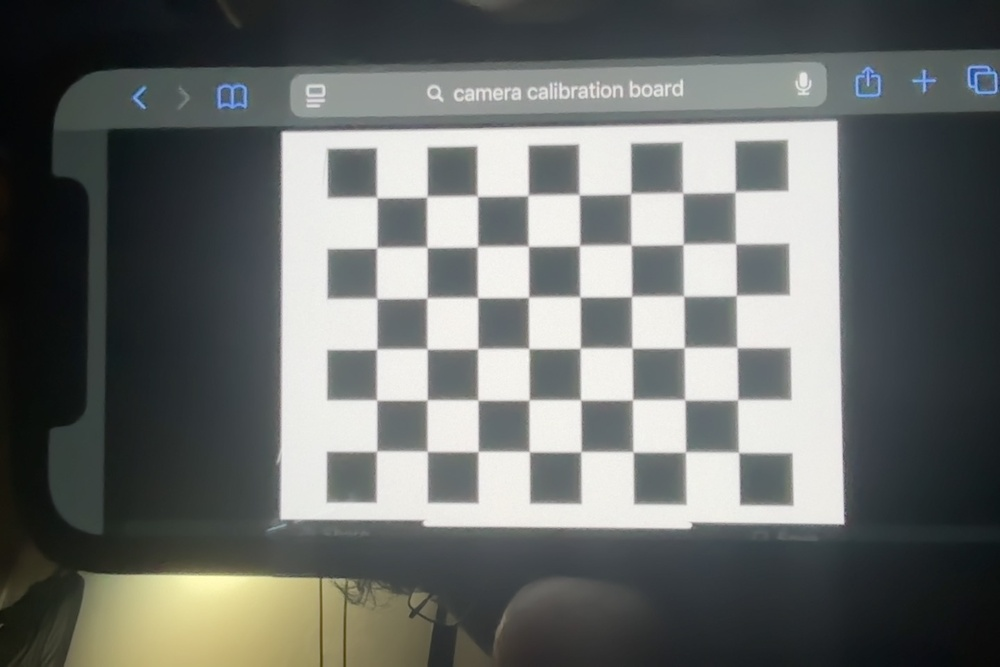
#> input picture 1.jpg, 1000 x 667 px, shrunk from 1440 x 960 before the run
$ python cam_clab.py
#> lines starting #> are read from the running program, lines starting #| are printed output that depends on the picture; after the words box and inside, x2 and y2 are one past the last pixel; in counts of white or black regions, pixels touching at a corner belong together
import numpy as np
import cv2

def calibrate_camera():
    """Calibrate the camera and generate camera matrix and distortion coefficients."""
    chessboard_size = (8, 6)  # Number of inner corners per chessboard row and column
    square_size = 1.0  # Size of a square in your desired unit (e.g., meters, centimeters)
    objp = np.zeros((chessboard_size[0] * chessboard_size[1], 3), np.float32)
    objp[:, :2] = np.mgrid[0:chessboard_size[0], 0:chessboard_size[1]].T.reshape(-1, 2) * square_size

    objpoints = []  # 3D points in real-world space
    imgpoints = []  # 2D points in image plane

    images = ["1.jpg", "2.jpg"]  # Replace with your image paths

    for fname in images:
        img = cv2.imread(fname)
#> img is the input picture: shape (667, 1000, 3); mean B, G, R 106.6, 108.8, 105.5
        if img is None:
            print(f"Error: Unable to load image {fname}")
            continue
        gray = cv2.cvtColor(img, cv2.COLOR_BGR2GRAY)
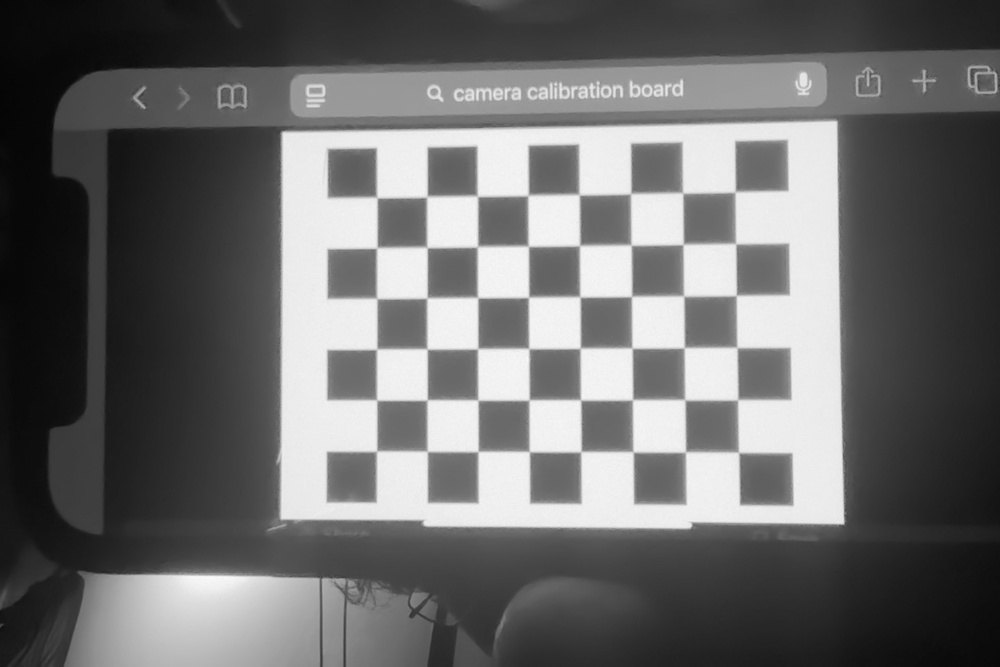
#> gray: shape (667, 1000); min 4, max 249, mean 107.6

        ret, corners = cv2.findChessboardCorners(gray, chessboard_size, None)
#> ret = True; corners = 48 rows, first 8: [377.4, 198.1], [426.5, 197.3], [477.8, 197], [527.5, 195.9], [579.5, 195.4], [630.6, 193.7], [683.2, 193.3], [735.2, 191.7]
        if ret:
            objpoints.append(objp)
            imgpoints.append(corners)
            cv2.drawChessboardCorners(img, chessboard_size, corners, ret)
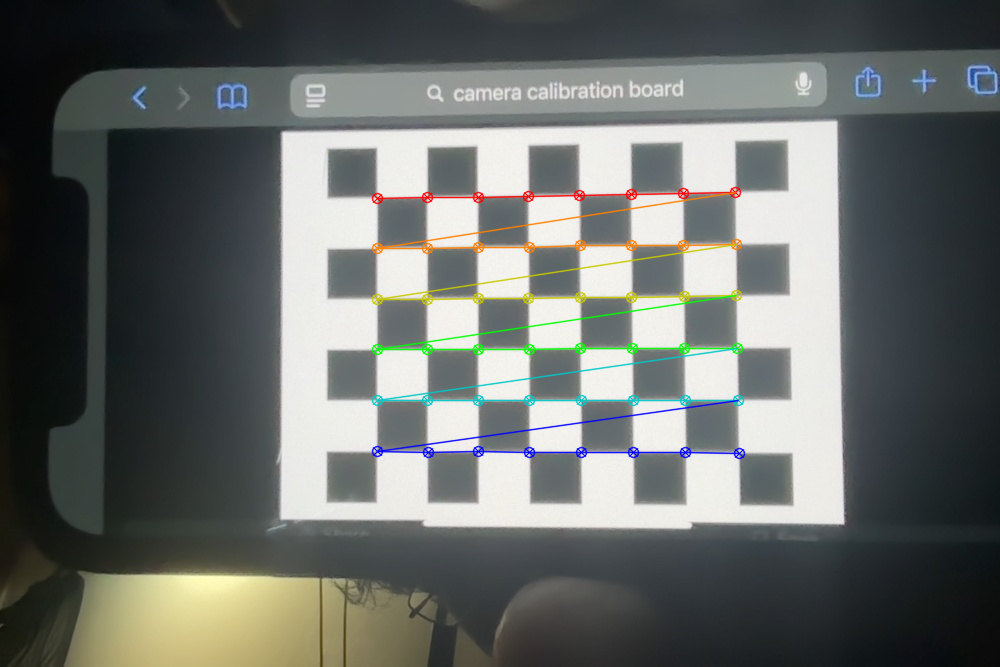
#> img: shape (667, 1000, 3); 2.36% of pixels changed, all inside (x1, y1, x2, y2) = (371, 186, 746, 460)
            cv2.imshow('Corners', img)
            cv2.waitKey(500)
#> pass 2 of the loop in calibrate_camera, `for fname in images:`:
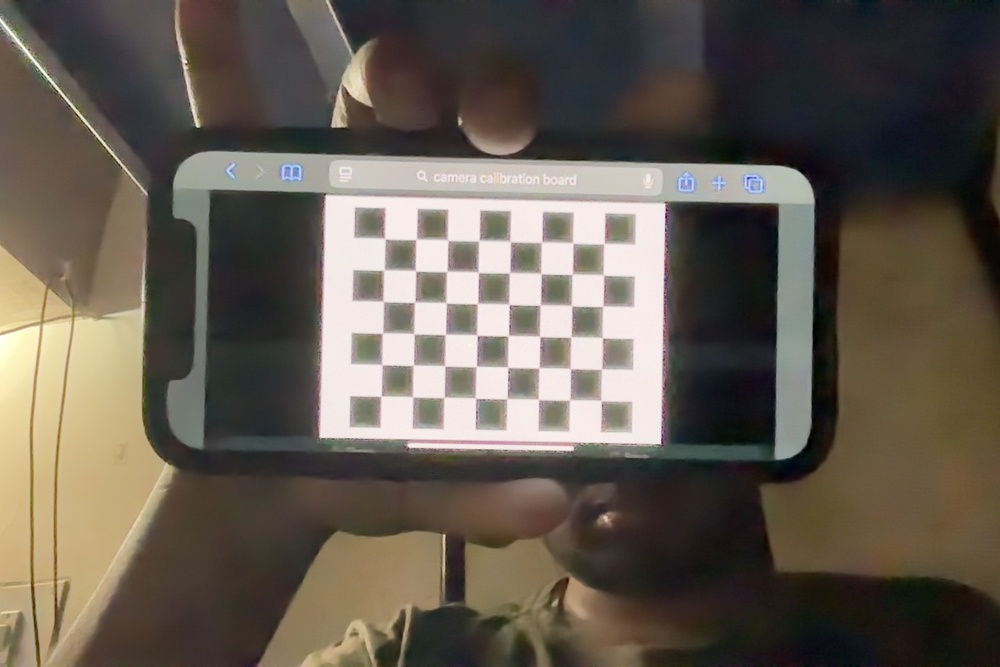
#> input picture 2.jpg, 1000 x 667 px, shrunk from 1440 x 960 before the run
#> in calibrate_camera, img is the input picture: shape (667, 1000, 3); mean B, G, R 81.5, 91.9, 100.2
#> in calibrate_camera, `gray = cv2.cvtColor(img, cv2.COLOR_BGR2GRAY)`:
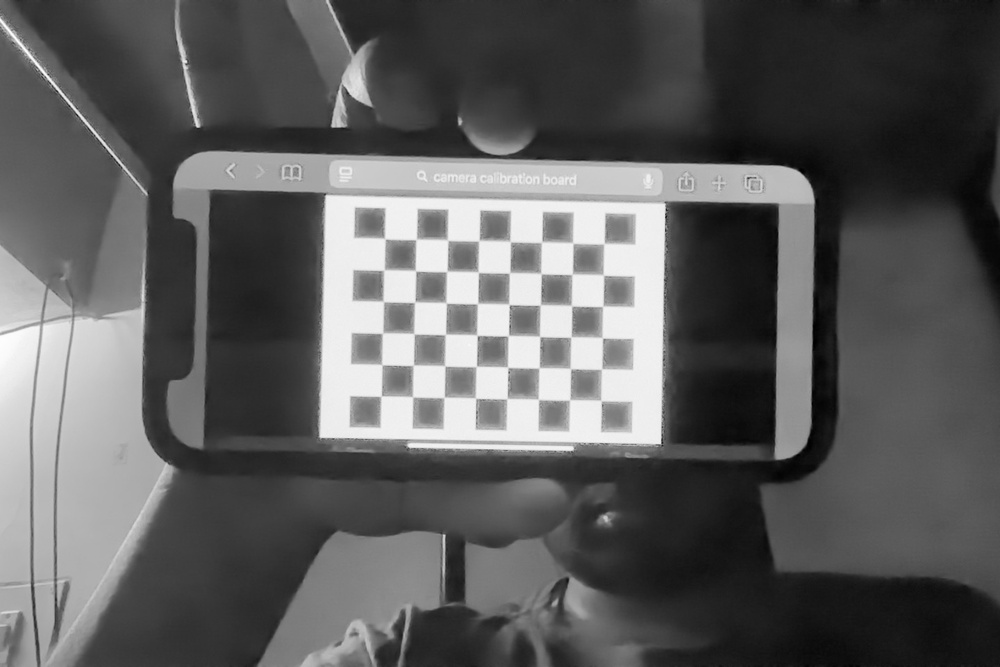
#> gray: shape (667, 1000); min 0, max 254, mean 93.2
#> corners = 48 rows, first 8: [385.2, 238.7], [415.8, 240.3], [448.3, 240.6], [478.8, 240.3], [510.5, 242.7], [542.3, 241.3], [573.3, 243.8], [604.4, 243.3]
#> in calibrate_camera, `cv2.drawChessboardCorners(img, chessboard_size, corners, ret)`:
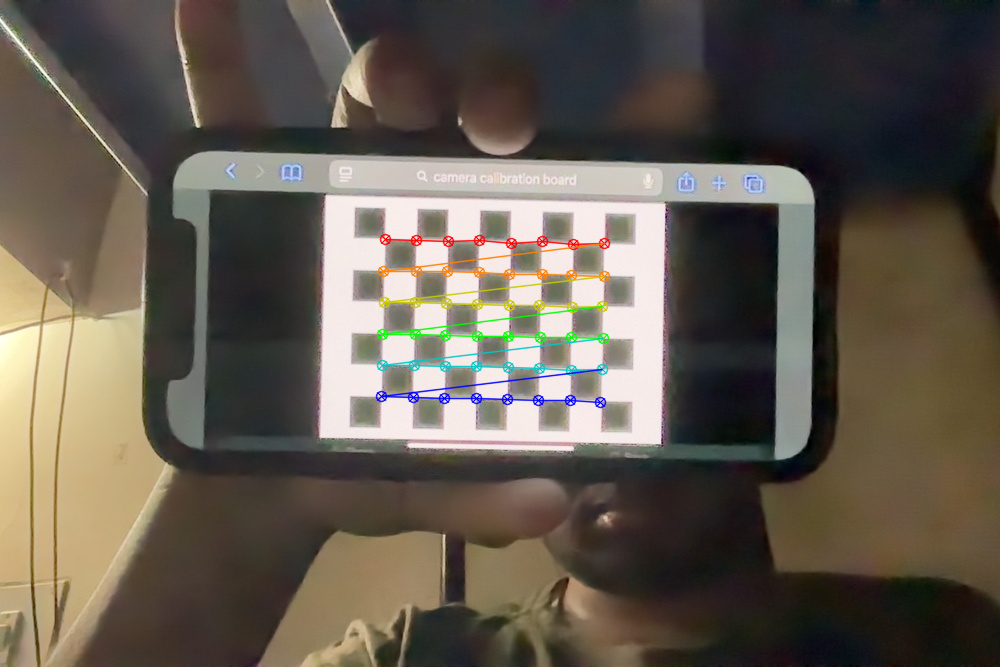
#> img: shape (667, 1000, 3); 1.62% of pixels changed, all inside (x1, y1, x2, y2) = (375, 233, 611, 409)

    cv2.destroyAllWindows()

    if not objpoints or not imgpoints:
        raise ValueError("No valid chessboard corners were detected. Check your images and chessboard size.")

    ret, camera_matrix, dist_coeffs, _, _ = cv2.calibrateCamera(objpoints, imgpoints, gray.shape[::-1], None, None)
#> ret = 0.579; camera_matrix = [[1003.3, 0, 475.9], [0, 1004.8, 329.1], [0, 0, 1]]; dist_coeffs = [[0.177, -3.64, -0.000155, -0.00491, 29.43]]

    if ret:
        return camera_matrix, dist_coeffs
    else:
        raise ValueError("Camera calibration failed. Ensure you have valid calibration images.")

if __name__ == "__main__":
    try:
        camera_matrix, dist_coeffs = calibrate_camera()
#> dist_coeffs = [[0.177, -3.64, -0.000155, -0.00491, 29.43]]
        print("Camera Matrix (float32):")
        print(camera_matrix.astype(np.float32))
#| [[1.00332983e+03 0.00000000e+00 4.75913300e+02]
#|  [0.00000000e+00 1.00480841e+03 3.29109619e+02]
#|  [0.00000000e+00 0.00000000e+00 1.00000000e+00]]
        print("\nDistortion Coefficients (float32):")
        print(dist_coeffs.astype(np.float32))
#| [[ 1.7698632e-01 -3.6396472e+00 -1.5480697e-04 -4.9051675e-03
#|    2.9430946e+01]]
    except Exception as e:
        print(f"Error: {e}")
